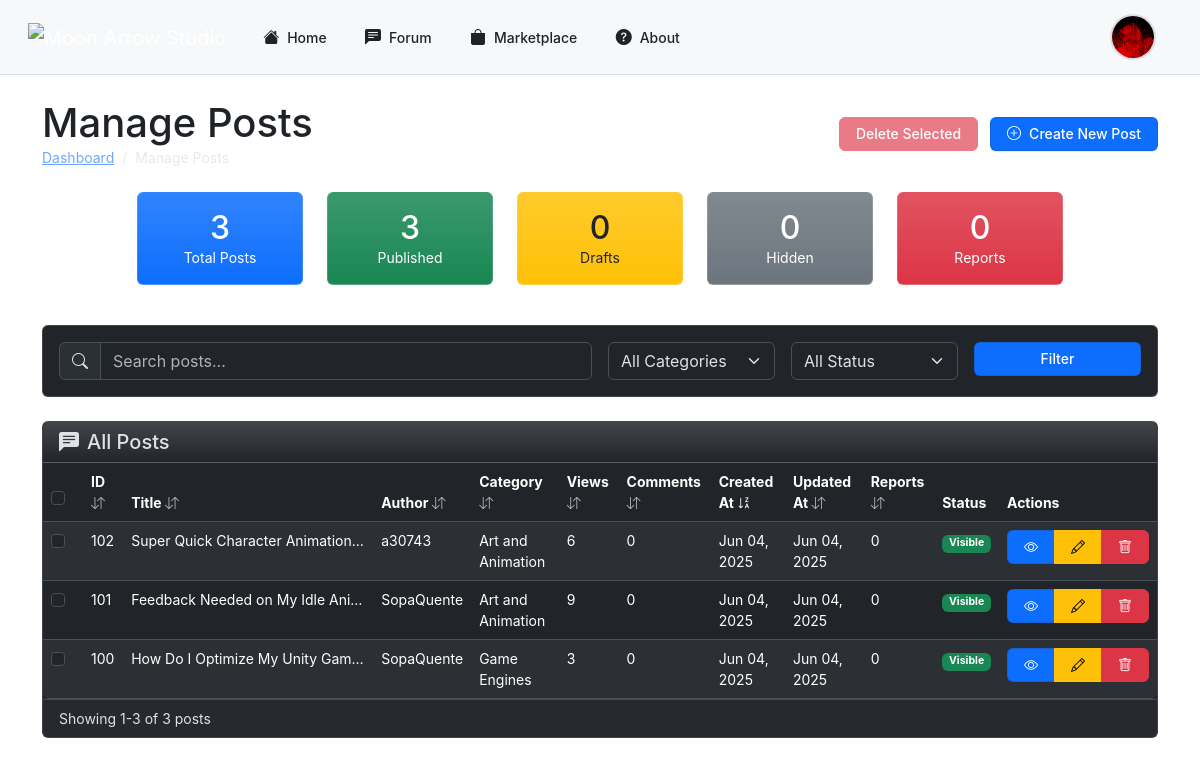
/php/admin/manage_posts.php (signed in), run on the app's committed database.
### tables this page shows
CREATE TABLE IF NOT EXISTS `posts` (
  `id` int NOT NULL AUTO_INCREMENT,
  `title` varchar(255) NOT NULL,
  `content` text NOT NULL,
  `category_id` int NOT NULL,
  `hashtags` text,
  `images` text,
  `created_at` timestamp NULL DEFAULT CURRENT_TIMESTAMP,
  `videos` text,
  `user_id` int NOT NULL,
  `upvotes` int DEFAULT '0',
  `downvotes` int DEFAULT '0',
  `status` enum('published','draft','hidden') NOT NULL DEFAULT 'published',
  `views` int DEFAULT '0',
  `updated_at` timestamp NULL DEFAULT CURRENT_TIMESTAMP ON UPDATE CURRENT_TIMESTAMP,
  `reported_count` int DEFAULT '0',
  PRIMARY KEY (`id`),
  KEY `fk_posts_categories` (`category_id`),
  KEY `user_id` (`user_id`)
);

CREATE TABLE IF NOT EXISTS `users` (
  `user_id` int NOT NULL AUTO_INCREMENT,
  `username` varchar(50) NOT NULL,
  `email` varchar(100) NOT NULL,
  `password` varchar(255) NOT NULL,
  `role` enum('admin','user') DEFAULT 'user',
  `created_at` datetime DEFAULT CURRENT_TIMESTAMP,
  `profile_picture` varchar(255) DEFAULT NULL,
  `banner` varchar(255) DEFAULT NULL,
  `description` text,
  `status` enum('active','suspended') NOT NULL DEFAULT 'active',
  `youtube` varchar(255) DEFAULT NULL,
  `linkedin` varchar(255) DEFAULT NULL,
  `twitter` varchar(255) DEFAULT NULL,
  `instagram` varchar(255) DEFAULT NULL,
  `github` varchar(255) DEFAULT NULL,
  `portfolio` varchar(255) DEFAULT NULL,
  `reported_count` int NOT NULL DEFAULT '0',
  `follow_notifications` tinyint(1) NOT NULL DEFAULT '1',
  `asset_comment_notifications` tinyint(1) NOT NULL DEFAULT '1',
  `reply_notifications` tinyint(1) NOT NULL DEFAULT '1',
  `notification_frequency` enum('instant','hourly','daily','weekly') NOT NULL DEFAULT 'instant',
  `email_updates` tinyint(1) NOT NULL DEFAULT '1',
  `comment_notifications` tinyint(1) NOT NULL DEFAULT '1',
  PRIMARY KEY (`user_id`),
  UNIQUE KEY `username` (`username`),
  UNIQUE KEY `email` (`email`)
);

CREATE TABLE IF NOT EXISTS `categories` (
  `id` int NOT NULL AUTO_INCREMENT,
  `name` varchar(100) NOT NULL,
  PRIMARY KEY (`id`)
);

### php/admin/manage_posts.php (the view, shortened to what this page needs)
<?php
function getSortIcon($column) {
    global $sortBy, $sortOrder;
    if ($sortBy !== $column) {
        return '<i class="bi bi-arrow-down-up text-muted"></i>';
    } else if ($sortOrder === 'ASC') {
        return '<i class="bi bi-sort-alpha-down"></i>';
    } else {
        return '<i class="bi bi-sort-alpha-down-alt"></i>';
    }
}
require_once '../db_connect.php';
$page = isset($_GET['page']) ? (int)$_GET['page'] : 1;
$limit = isset($_GET['limit']) ? (int)$_GET['limit'] : 10;
$offset = ($page - 1) * $limit;
$search = isset($_GET['search']) ? $_GET['search'] : '';
$sortBy = isset($_GET['sort']) ? $_GET['sort'] : 'created_at';
$sortOrder = isset($_GET['order']) ? $_GET['order'] : 'DESC';
$query = "SELECT p.id, p.title, p.content, p.status, p.views, p.created_at, p.updated_at, p.reported_count,
                 u.user_id, u.username, c.id as category_id, c.name as category_name,
                 (SELECT COUNT(*) FROM comments WHERE post_id = p.id) as comments_count
          FROM posts p
          JOIN users u ON p.user_id = u.user_id
          LEFT JOIN categories c ON p.category_id = c.id
          WHERE 1=1";
$params = [];
$types = "";
$countQuery = "SELECT COUNT(*) as total
               FROM posts p
               JOIN users u ON p.user_id = u.user_id
               LEFT JOIN categories c ON p.category_id = c.id
               WHERE 1=1";
$stmt = $conn->prepare($countQuery);
$stmt->execute();
$result = $stmt->get_result();
$totalRecords = $result->fetch_assoc()['total'];
$query .= " ORDER BY $sortBy $sortOrder LIMIT ? OFFSET ?";
$params[] = $limit;
$params[] = $offset;
$types .= "ii";
$stmt = $conn->prepare($query);
$stmt->bind_param($types, ...$params);
$stmt->execute();
$result = $stmt->get_result();
$posts = [];
while ($row = $result->fetch_assoc()) {
    $posts[] = $row;
}
$statsQuery = "SELECT
    COUNT(*) as total_posts,
    SUM(CASE WHEN status = 'published' THEN 1 ELSE 0 END) as published_count,
    SUM(CASE WHEN status = 'draft' THEN 1 ELSE 0 END) as draft_count,
    SUM(CASE WHEN status = 'hidden' THEN 1 ELSE 0 END) as hidden_count,
    SUM(reported_count) as total_reports
    FROM posts";
$statsResult = $conn->query($statsQuery);
$post_stats = $statsResult->fetch_assoc();
?>
<!DOCTYPE html>
<html lang="en" data-bs-theme="dark">
<head>
    <link rel="stylesheet" href="https://cdn.jsdelivr.net/npm/bootstrap-icons@1.11.3/font/bootstrap-icons.min.css">
    <link rel="stylesheet" href="https://cdn.jsdelivr.net/npm/bootstrap@5.3.3/dist/css/bootstrap.min.css">
</head>
<body>
    <?php include('../header.php'); ?>
    <div class="container py-4">
    <div class="d-flex justify-content-between align-items-center mb-4">
    <div>
        <h1 class="mb-0">Manage Posts</h1>
        <nav aria-label="breadcrumb">
            <ol class="breadcrumb mb-0">
                <li class="breadcrumb-item"><a href="dashboard.php">Dashboard</a></li>
                <li class="breadcrumb-item active" aria-current="page">Manage Posts</li>
            </ol>
        </nav>
    </div>
    <div>
        <button id="bulkDeleteBtn" class="btn btn-danger me-2" disabled>
            Delete Selected
        </button>
        <a href="../forum.php" class="btn btn-primary">
            <i class="bi bi-plus-circle me-2"></i>Create New Post
        </a>
    </div>
</div>
        <div class="row mb-4 d-flex justify-content-center">
            <div class="col-md-2 mb-3">
                <div class="card stats-card bg-primary bg-gradient text-white">
                    <div class="card-body text-center">
                        <h3 class="fs-2 mb-0"><?php echo $post_stats['total_posts']; ?></h3>
                        <p class="mb-0">Total Posts</p>
                    </div>
                </div>
            </div>
            <div class="col-md-2 mb-3">
                <div class="card stats-card bg-success bg-gradient text-white">
                    <div class="card-body text-center">
                        <h3 class="fs-2 mb-0"><?php echo $post_stats['published_count']; ?></h3>
                        <p class="mb-0">Published</p>
                    </div>
                </div>
            </div>
            <div class="col-md-2 mb-3">
                <div class="card stats-card bg-warning bg-gradient text-dark">
                    <div class="card-body text-center">
                        <h3 class="fs-2 mb-0"><?php echo $post_stats['draft_count']; ?></h3>
                        <p class="mb-0">Drafts</p>
                    </div>
                </div>
            </div>
            <div class="col-md-2 mb-3">
                <div class="card stats-card bg-secondary bg-gradient text-white">
                    <div class="card-body text-center">
                        <h3 class="fs-2 mb-0"><?php echo $post_stats['hidden_count']; ?></h3>
                        <p class="mb-0">Hidden</p>
                    </div>
                </div>
            </div>
            <div class="col-md-2 mb-3">
                <div class="card stats-card bg-danger bg-gradient text-white">
                    <div class="card-body text-center">
                        <h3 class="fs-2 mb-0"><?php echo $post_stats['total_reports']; ?></h3>
                        <p class="mb-0">Reports</p>
                    </div>
                </div>
            </div>
        </div>
        <div class="card mb-4">
            <div class="card-body">
                <form method="GET" class="row g-3">
                    <div class="col-md-6">
                        <div class="input-group">
                            <span class="input-group-text"><i class="bi bi-search"></i></span>
                            <input type="text" class="form-control" placeholder="Search posts..." name="search" value="<?php echo htmlspecialchars($search); ?>">
                        </div>
                    </div>
                    <div class="col-md-2">
                        <select class="form-select" name="category">
                            <option value="0">All Categories</option>
                        </select>
                    </div>
                    <div class="col-md-2">
                        <select class="form-select" name="status">
                            <option value="">All Status</option>
                        </select>
                    </div>
                    <div class="col-md-2">
                        <button type="submit" class="btn btn-primary w-100">Filter</button>
                    </div>
                </form>
            </div>
        </div>
        <div class="card mb-4">
            <div class="card-header bg-dark bg-gradient">
                <h5 class="mb-0"><i class="bi bi-chat-left-text-fill me-2"></i>All Posts</h5>
            </div>
            <div class="card-body p-0">
                <div class="table-responsive">
                <table class="table table-hover table-striped mb-0">
                    <thead>
                        <tr>
                            <th width="40">
                                <div class="form-check">
                                    <input class="form-check-input" type="checkbox" id="selectAll">
                                </div>
                            </th>
                            <th class="cursor-pointer" onclick="changeSort('id')">
                                ID <?php echo getSortIcon('id'); ?>
                            </th>
                            <th class="cursor-pointer" onclick="changeSort('title')">
                                Title <?php echo getSortIcon('title'); ?>
                            </th>
                            <th class="cursor-pointer" onclick="changeSort('username')">
                                Author <?php echo getSortIcon('username'); ?>
                            </th>
                            <th class="cursor-pointer" onclick="changeSort('category_name')">
                                Category <?php echo getSortIcon('category_name'); ?>
                            </th>
                            <th class="cursor-pointer" onclick="changeSort('views')">
                                Views <?php echo getSortIcon('views'); ?>
                            </th>
                            <th class="cursor-pointer" onclick="changeSort('comments_count')">
                                Comments <?php echo getSortIcon('comments_count'); ?>
                            </th>
                            <th class="cursor-pointer" onclick="changeSort('created_at')">
                                Created At <?php echo getSortIcon('created_at'); ?>
                            </th>
                            <th class="cursor-pointer" onclick="changeSort('updated_at')">
                                Updated At <?php echo getSortIcon('updated_at'); ?>
                            </th>
                            <th class="cursor-pointer" onclick="changeSort('reported_count')">
                                Reports <?php echo getSortIcon('reported_count'); ?>
                            </th>
                            <th>Status</th>
                            <th class="actions-column">Actions</th>
                        </tr>
                    </thead>
                    <tbody>
                        <?php if (count($posts) > 0): ?>
                            <?php foreach ($posts as $post): ?>
                                <tr>
                                    <td>
                                        <div class="form-check">
                                            <input class="form-check-input post-select" type="checkbox" value="<?php echo $post['id']; ?>">
                                        </div>
                                    </td>
                                    <td><?php echo $post['id']; ?></td>
                                    <td class="truncate-text"><?php echo htmlspecialchars($post['title']); ?></td>
                                    <td><?php echo htmlspecialchars($post['username']); ?></td>
                                    <td><?php echo htmlspecialchars($post['category_name'] ?? 'Uncategorized'); ?></td>
                                    <td><?php echo $post['views']; ?></td>
                                    <td><?php echo $post['comments_count']; ?></td>
                                    <td><?php echo date('M d, Y', strtotime($post['created_at'])); ?></td>
                                    <td><?php echo date('M d, Y', strtotime($post['updated_at'])); ?></td>
                                    <td><?php echo $post['reported_count']; ?></td>
                                    <td>
                                        <?php if ($post['status'] === 'published'): ?>
                                            <span class="badge bg-success">Visible</span>
                                        <?php else: ?>
                                            <span class="badge bg-secondary">Hidden</span>
                                        <?php endif; ?>
                                    </td>
                                    <td class="actions-column">
                                        <div class="btn-group btn-group-sm">
                                            <a href="<?php echo $baseUrl; ?>php/view_post.php?id=<?php echo $post['id']; ?>" class="btn btn-primary" title="View">
                                                <i class="bi bi-eye"></i>
                                            </a>
                                            <a href="edit_post.php?id=<?php echo $post['id']; ?>" class="btn btn-warning" title="Edit">
                                                <i class="bi bi-pencil"></i>
                                            </a>
                                            <button class="btn btn-danger delete-post" data-bs-toggle="modal" data-bs-target="#deletePostModal" data-post-id="<?php echo $post['id']; ?>" data-post-title="<?php echo htmlspecialchars($post['title']); ?>" title="Delete">
                                                <i class="bi bi-trash"></i>
                                            </button>
                                        </div>
                                    </td>
                                </tr>
                            <?php endforeach; ?>
                        <?php else: ?>
                            <tr>
                                <td colspan="12" class="text-center py-4">No posts found matching your criteria.</td>
                            </tr>
                        <?php endif; ?>
                    </tbody>
                </table>
                </div>
            </div>
            <div class="card-footer">
                <div class="d-flex justify-content-between align-items-center">
                    <div>
                        Showing <?php echo min(($page - 1) * $limit + 1, $totalRecords); ?>-<?php echo min($page * $limit, $totalRecords); ?> of <?php echo $totalRecords; ?> posts
                    </div>
                </div>
            </div>
        </div>
    </div>
</body>
</html>

### php/admin/manage_posts.php (style rules this page uses)
.stats-card { transition: transform 0.3s ease-in-out; }
.table-responsive { border-radius: 0.375rem; overflow: hidden; }
.actions-column { width: 140px; }
.cursor-pointer { cursor: pointer; }
.truncate-text { max-width: 250px; white-space: nowrap; overflow: hidden; text-overflow: ellipsis; }

### php/header.php (style rules this page uses)
:root { --color-canvas-default: #ffffff; --color-canvas-subtle: #f6f8fa; --color-border-default: #d0d7de; --color-border-muted: #d8dee4; --color-btn-primary-bg: #2da44e; --color-btn-primary-hover-bg: #2c974b; --color-fg-default: #1F2328; --color-fg-muted: #656d76; --color-accent-fg: #0969da; --color-input-bg: #ffffff; --color-card-bg: #ffffff; --color-card-border: #d0d7de; --color-header-bg: #f6f8fa; --color-modal-bg: #ffffff; --color-alert-error-bg: #FFEBE9; --color-alert-error-border: rgba(255, 129, 130, 0.4); --color-alert-error-fg: #cf222e; --animation-duration: 0.8s; }
.header { font-family: -apple-system, BlinkMacSystemFont, "Segoe UI", "Noto Sans", Helvetica, Arial, sans-serif; background-color: var(--color-canvas-default); color: var(--color-fg-default); line-height: 1.5; font-size: 14px; }
.header .btn { border-radius: 6px; padding: 6px 16px; font-size: 14px; font-weight: 500; line-height: 20px; transition: all 0.2s cubic-bezier(0.3, 0, 0.5, 1); white-space: nowrap; }
.header .btn-primary { color: #ffffff; background-color: #0d6efd; border: 1px solid rgba(27, 31, 36, 0.15); box-shadow: 0 1px 0 rgba(27, 31, 36, 0.1); }
.nav-link, .btn, .dropdown-item, .profile-btn { transition: all 0.2s cubic-bezier(0.4, 0, 0.2, 1); }

### data on the page
posts: id "102", title "Super Quick Character Animation…", user.username "a30743", category.name "Art and Animation", views "6", comments_count "0", created_at "Jun 04, 2025", updated_at "Jun 04, 2025", reported_count "0", status "Visible"
posts: id "101", title "Feedback Needed on My Idle Ani…", user.username "SopaQuente", category.name "Art and Animation", views "9", comments_count "0", created_at "Jun 04, 2025", updated_at "Jun 04, 2025", reported_count "0", status "Visible"
posts: id "100", title "How Do I Optimize My Unity Gam…", user.username "SopaQuente", category.name "Game Engines", views "3", comments_count "0", created_at "Jun 04, 2025", updated_at "Jun 04, 2025", reported_count "0", status "Visible"

### other printed values
$post_stats['total_posts'] "3"
$post_stats['published_count'] "3"
$post_stats['draft_count'] "0"
$post_stats['hidden_count'] "0"
$post_stats['total_reports'] "0"
min(($page - 1) * $limit + 1, $totalRecords) "1"
min($page * $limit, $totalRecords) "3"
$totalRecords "3"
